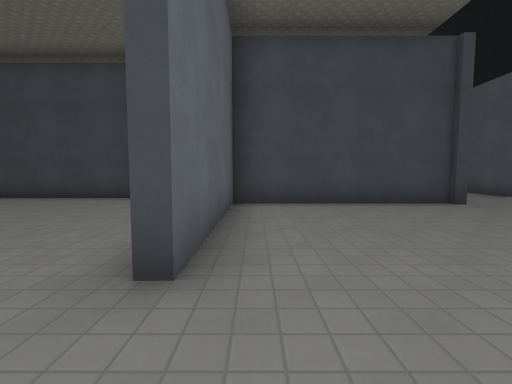
view 1 (above)

24 first-person views from a walk through a Godot game level. The camera is 1.3 m above the floor, tilts 4° down and sees 90° across. The floor is counted in squares, 2 m on a side. Each view is taken from the middle of a square. On the plan, view 1 faces up. The plan holds only what a view shows up to about 9 squares ahead; the rest is blank. The place goes on beyond the plan. Surface patterns are stand-ins for the level's own textures.

view 2
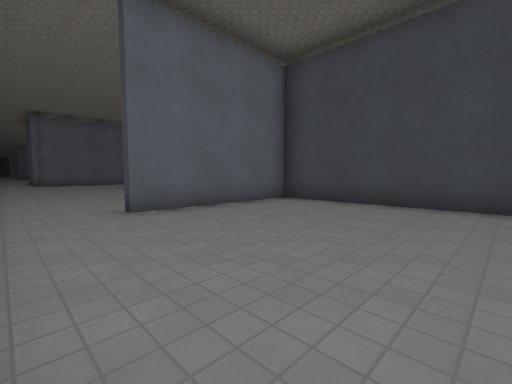

view 3
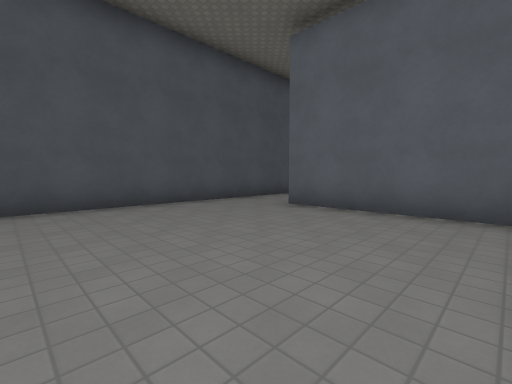

view 4
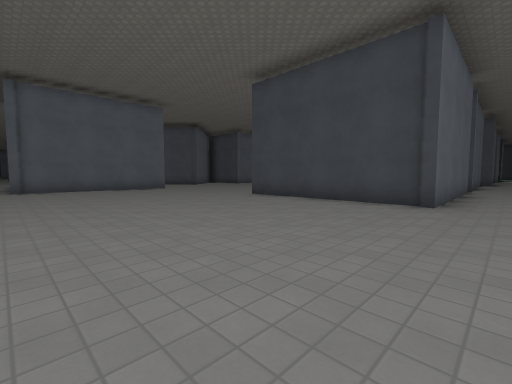

view 5
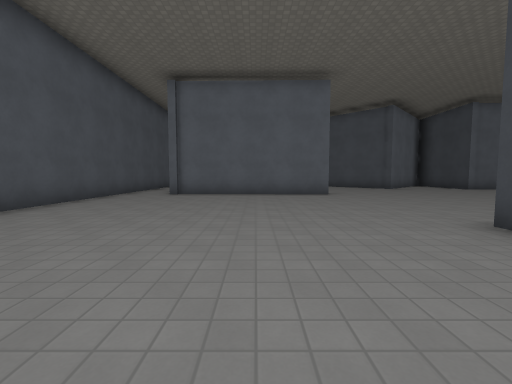

view 6
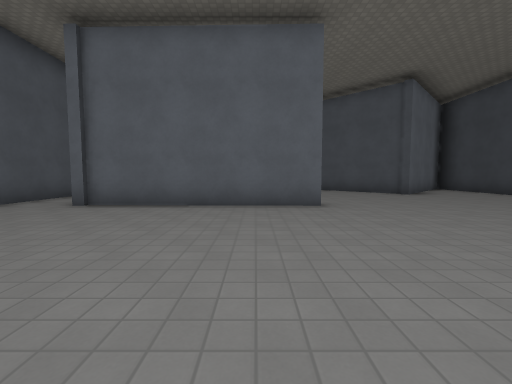

view 7
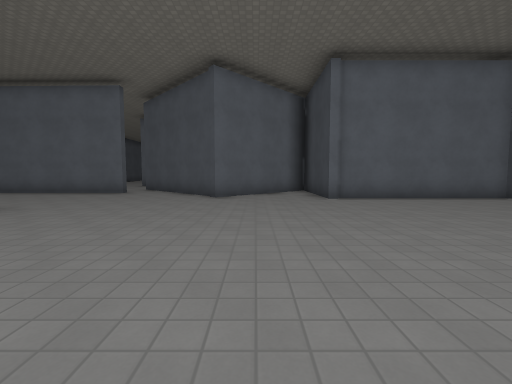

view 8
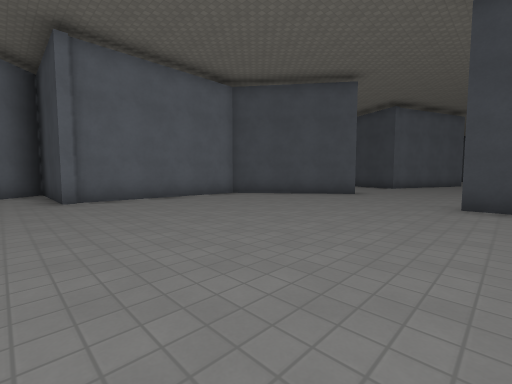

view 9
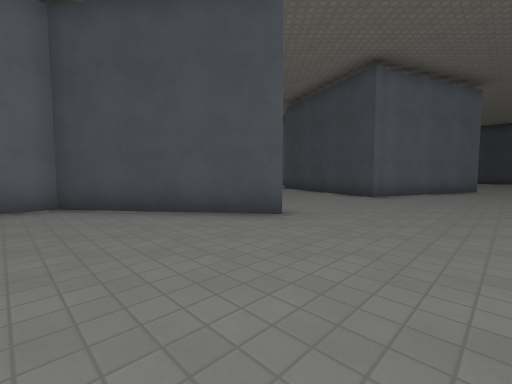

view 10
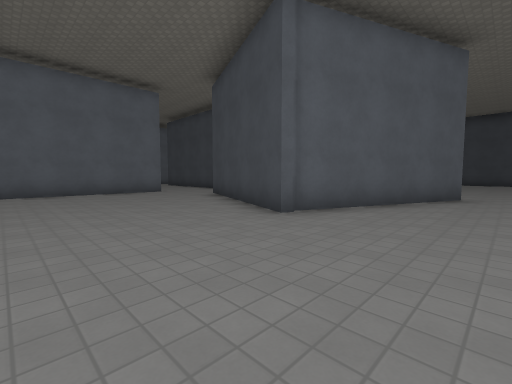

view 11
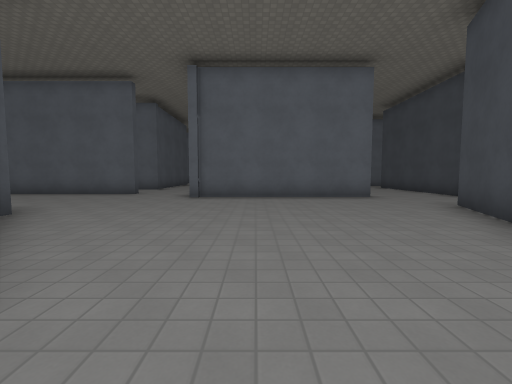

view 12
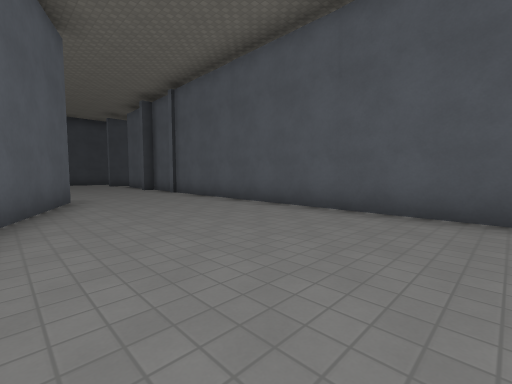

view 13
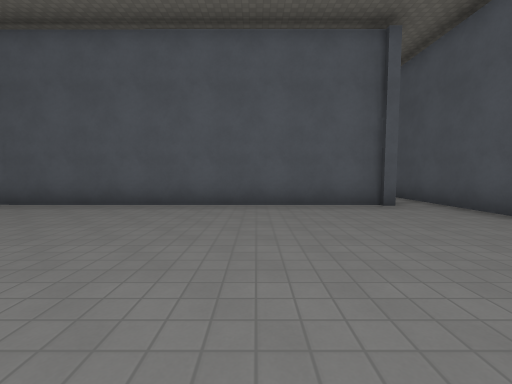

view 14
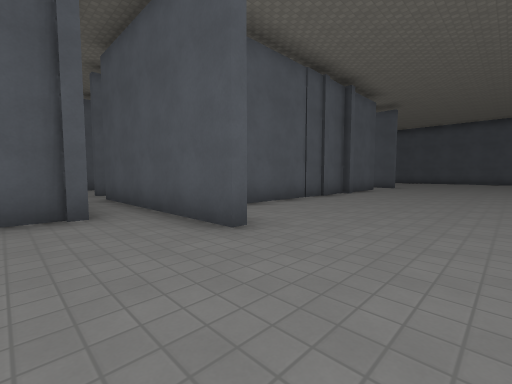

view 15
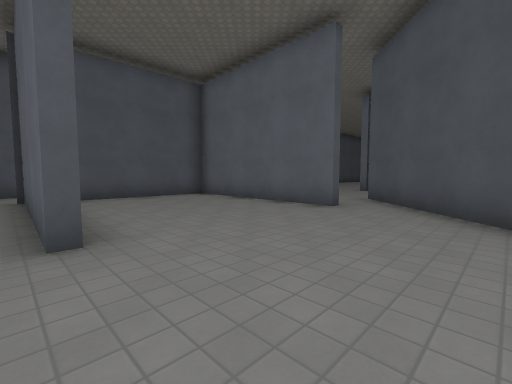

view 16
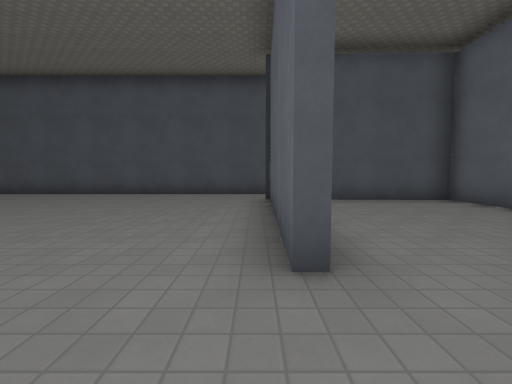

view 17
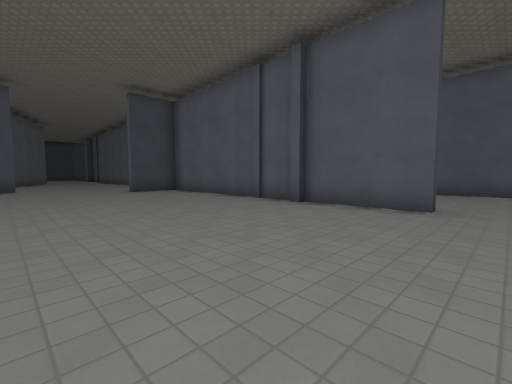

view 18
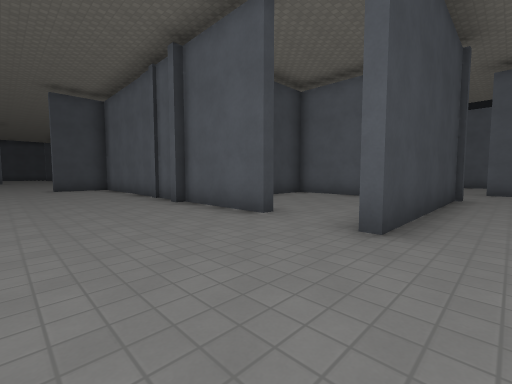

view 19
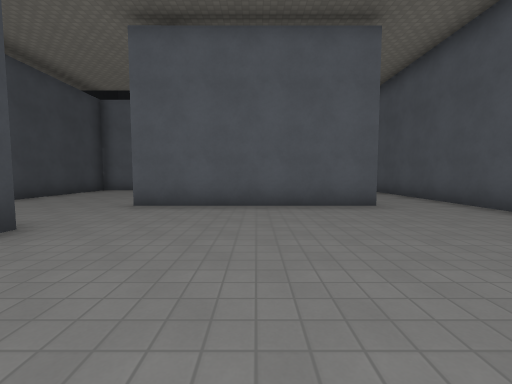

view 20
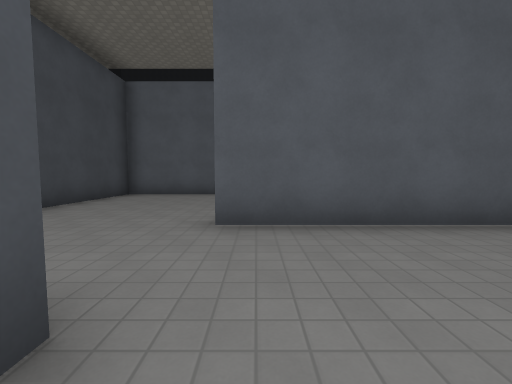

view 21
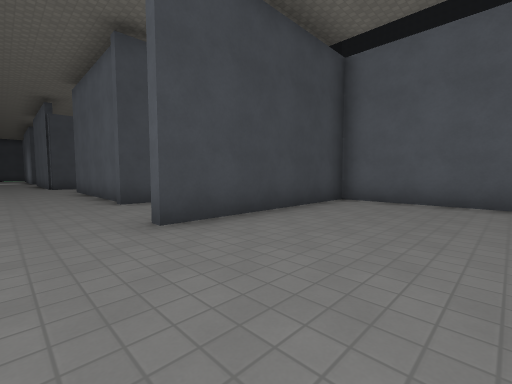

view 22
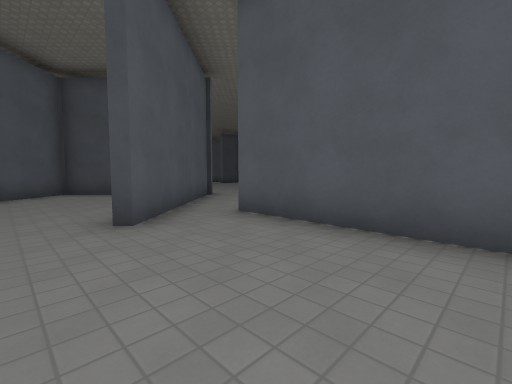

view 23
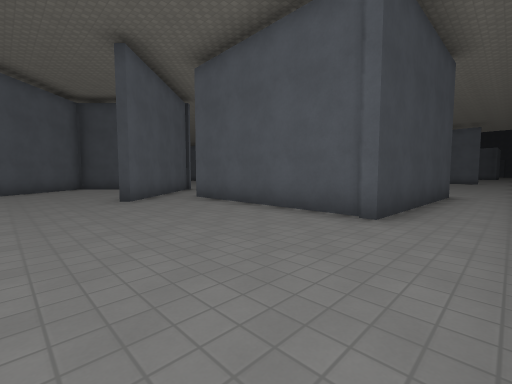

view 24
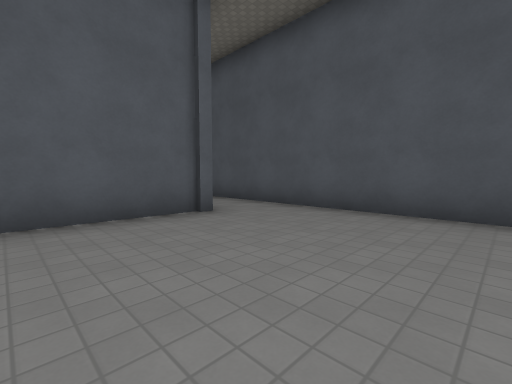

### Floor plan
Points are (right, up) in squares from view 1. A wall is a line through its corners. A room is listed if a view was taken in it or the views show most of it. See-through windows are left out.
Room 1 (views 1, 2, 3)
walls: (4.6, 5.6) (-0.5, 5.6) (-0.5, 1.4); (-0.6, -0.4) (4.1, -0.4)
ways out: opening at (-1, 0.5) to room 2
Room 2 (views 4, 5, 6, 7, 8, 9, 10, 11, 12, 13, 14, 15, 16, 17, 18, 19, 20)
walls: (-7.9, 11.6) (-7.9, 16.1); (-7.9, 8.9) (-7.9, 11.5); (-13.2, 6.4) (-13.4, 1.2); (-9.6, 18) (-4.6, 18.1); (-9, 17.8) (-9.6, 17.8); (-17.7, 6.5) (-17.9, 1.6) (-14.3, 1.5); (-12.6, 20.2) (-15.9, 17.7) (-15.9, 12.9) (-19.2, 12.9) (-16.2, 10) (-19.1, 7.1); (-7.6, 19) (-7.6, 29.5); (-3, 7) (-8.2, 7); (-20.4, 18.1) (-20.4, 13.9); (-13.4, -0.4) (-4.5, -0.4); (-19.3, 25.4) (-19.3, 20.1); (-3, -0.4) (-0.6, -0.4); (-0.8, 1.4) (-0.8, 6.5); (-10.9, 29.1) (-12.8, 24.4) (-17.4, 26.3)
ways out: opening at (-1, 0.5) to room 1; opening at (-2, 6) to room 3; opening at (-14, 0) to room 4; opening at (-8, 8) to room 5; opening at (-21, 19); opening at (-20, 26.5); opening at (-9.5, 29)
Room 3 (view 21)
walls: (-3, 10.4) (-3, 7); (4.3, 6.9) (4.3, 10.1) (-0.6, 10.1)
ways out: opening at (-2, 6) to room 2; opening at (-1.5, 10)
Room 4 (views 22, 23, 24)
walls: (-19.1, 7.1) (-19.9, 6.3); (-22.1, -0.4) (-13.4, -0.4); (-18.5, 11.9) (-19.6, 13) (-22.1, 10.5); (-13.4, 1.2) (-18.1, 1.3) (-18, 6.5)
ways out: opening at (-14, 0) to room 2
Room 5 (no view inside)
walls: (-3.3, 7.9) (-3.3, 11.1); (-3.6, 11.4) (-4.8, 11.4)
ways out: opening at (-8, 8) to room 2

Positions as (right, up) in squares from view 1, and headings:
1: (0, 0), facing up
2: (4, 0), facing up-left
3: (4, 5), facing down-left
4: (-2, 1), facing up-left
5: (-5, 4), facing left
6: (-8, 5), facing left
7: (-9, 11), facing left
8: (-9, 12), facing up-left
9: (-10, 17), facing up-left
10: (-10, 21), facing up-left
11: (-12, 22), facing left
12: (-12, 22), facing up-right
13: (-13, 22), facing right
14: (-12, 20), facing down-right
15: (-13, 9), facing down-left
16: (-13, 8), facing down
17: (-13, 8), facing up-right
18: (-11, 6), facing up-right
19: (-6, 4), facing right
20: (-4, 6), facing right
21: (-2, 7), facing up-right
22: (-21, 3), facing up-right
23: (-22, 0), facing up-right
24: (-22, 4), facing down-right
